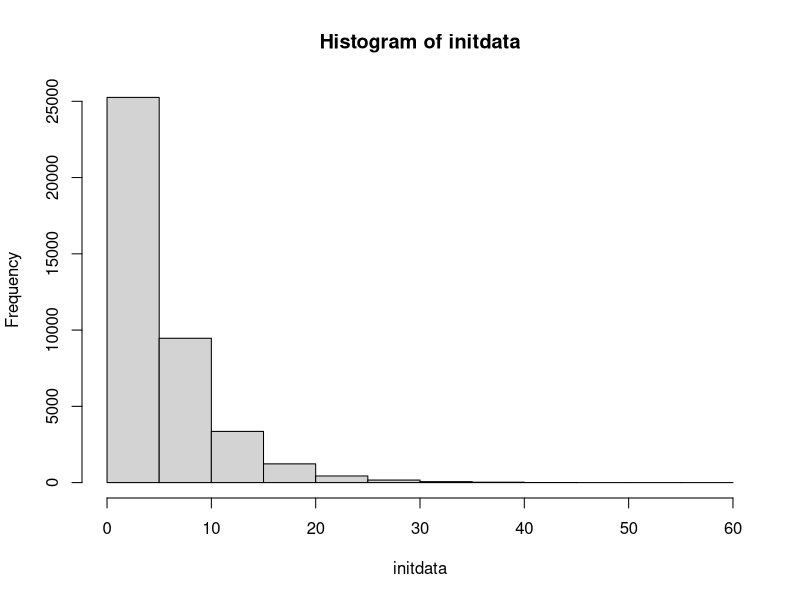
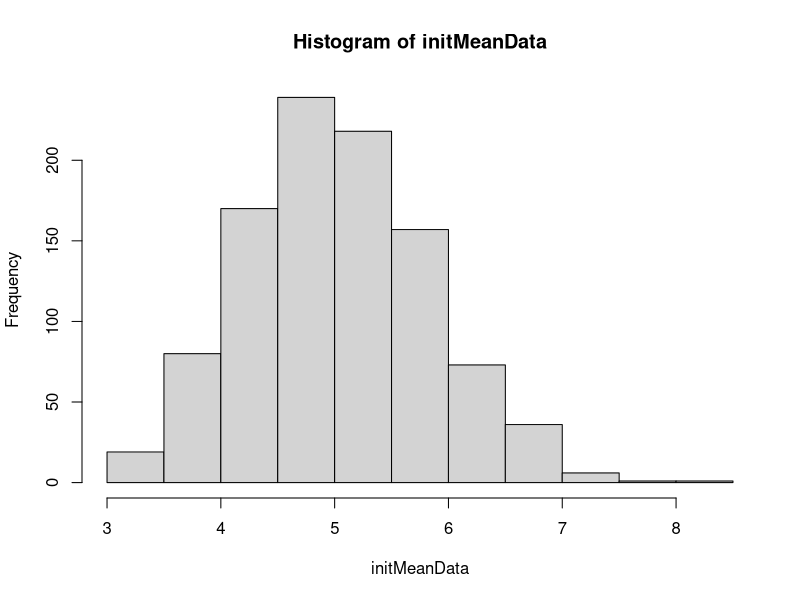

These figures' R source, in order:
## ---- chunk 1
lambda_class_1 <- .2
rexp(40,lambda_class_1)
initdata <- replicate(1000,rexp(40,lambda_class_1))
initMeanData <- replicate(1000,{mean(rexp(40,lambda_class_1))})
hist(initdata)
hist(initMeanData)

